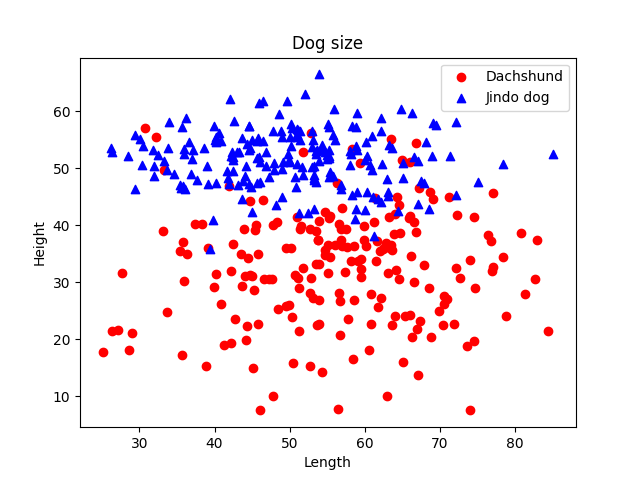

Recreate this plot in Python.
import numpy as np

def generate_dog_data(initial_lengths, initial_heights, label, num_samples=200):
    """
    초기 데이터를 바탕으로 정규분포를 따르는 가상 데이터(200개)를 생성.
    """
    # 평균과 표준편차 계산
    length_mean = np.mean(initial_lengths)
    height_mean = np.mean(initial_heights)
    length_std = np.std(initial_lengths)
    height_std = np.std(initial_heights)

    # 정규분포를 이용해 새로운 데이터 생성(표준편차를 3배로 늘려서 에러를 넣어 줌)
    new_lengths = np.random.normal(length_mean, 3*length_std, num_samples)
    new_heights = np.random.normal(height_mean, 3*height_std, num_samples)

    # 데이터와 레이블 생성
    data = np.column_stack((new_lengths, new_heights))
    labels = np.full(len(data), label)
    
    return data, labels, new_lengths, new_heights

# 닥스훈트의 길이와 높이 데이터
dach_length_tiny = [55, 57, 64, 63, 58, 49, 54, 61]
dach_height_tiny = [30, 31, 36, 30, 33, 25, 37, 34]

# 진돗개의 길이와 높이 데이터
jin_length_tiny = [56, 47, 56, 46, 49, 53, 52, 48]
jin_height_tiny = [52, 52, 50, 53, 50, 53, 49, 54]

#print(d_data)
#print(d_label)
#print(j_data)
#print(j_label)

d_data, d_label, dach_length, dach_height = \
    generate_dog_data(dach_length_tiny, dach_height_tiny, 0) # 닥스훈트는 0으로 레이블링
j_data, j_label, jin_length, jin_height = \
    generate_dog_data(jin_length_tiny, jin_height_tiny, 1) # 진돗개는 1로 레이블링

# 닥스훈트와 진돗개 데이터를 합쳐 전체 데이터셋 생성
dogs = np.concatenate((d_data, j_data))
labels = np.concatenate((d_label, j_label))
dog_classes = {0:'닥스훈트', 1:'진돗개'}
#print(dogs)
#print(labels)

from sklearn.model_selection import train_test_split # 데이터 분할
X_train, X_test, y_train, y_test = \
    train_test_split(dogs, labels, test_size=0.2, random_state=42)
    # 데이터셋을 훈련용과 테스트용으로 분할. 8:2 비율, random_state는 난수 시드

from sklearn.neighbors import KNeighborsClassifier
k=3 # 인접 데이터의 개수
knn=KNeighborsClassifier(n_neighbors=k) #k-NN 분류기 생성
knn.fit(X_train, y_train) # 모델 학습

# 테스트 데이터로 모델 정확도 평가
score = knn.score(X_test, y_test)
print(f'K-NN모델의 정확도: {score:.2f}')

# 출력 및 저장
import matplotlib.pyplot as plt
plt.scatter(dach_length, dach_height, c='r', label='Dachshund')
plt.scatter(jin_length, jin_height,c='b',marker='^', label='Jindo dog')

plt.xlabel('Length')
plt.ylabel('Height')
plt.title("Dog size")
plt.legend(loc='upper right')

plt.savefig('quiz3-1.png')
print("그래프가 'quiz3-1.png' 파일로 저장되었습니다.")
